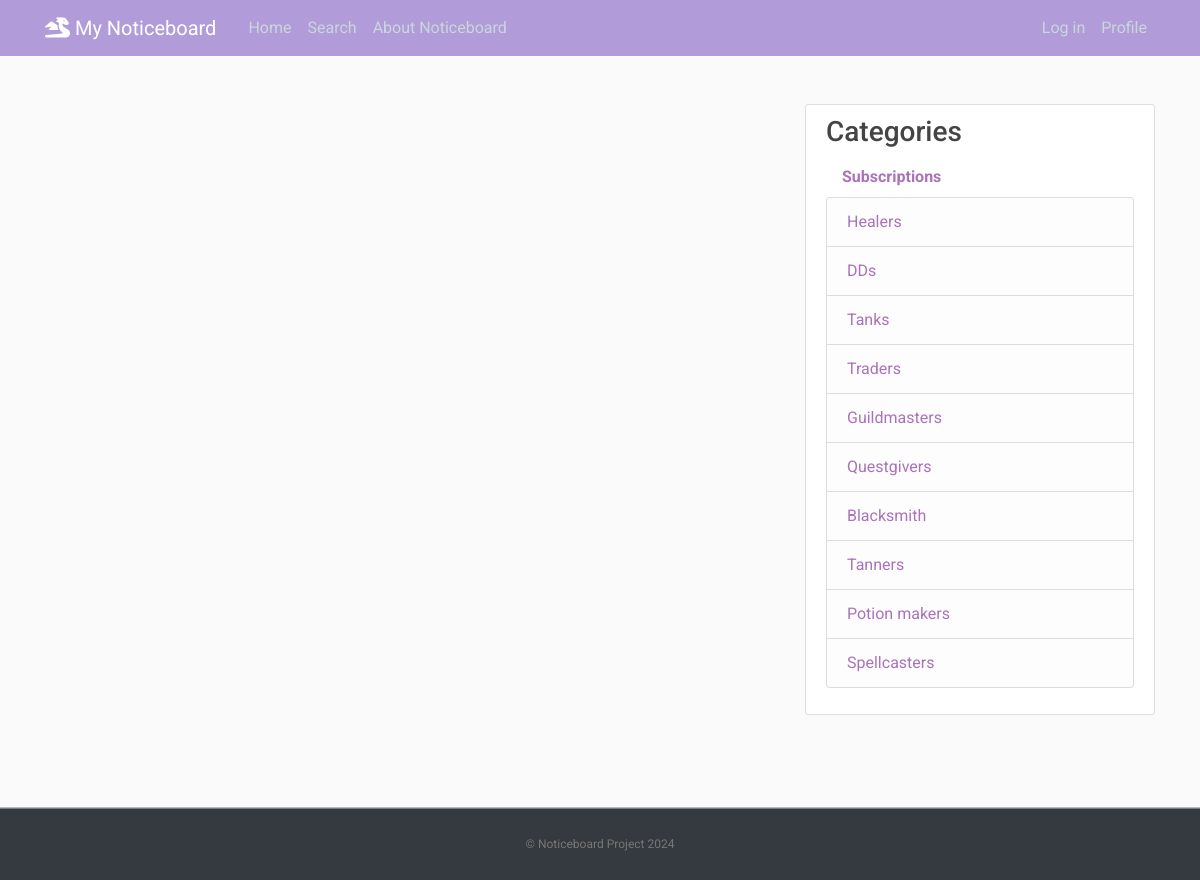
Before: / with the older database file.
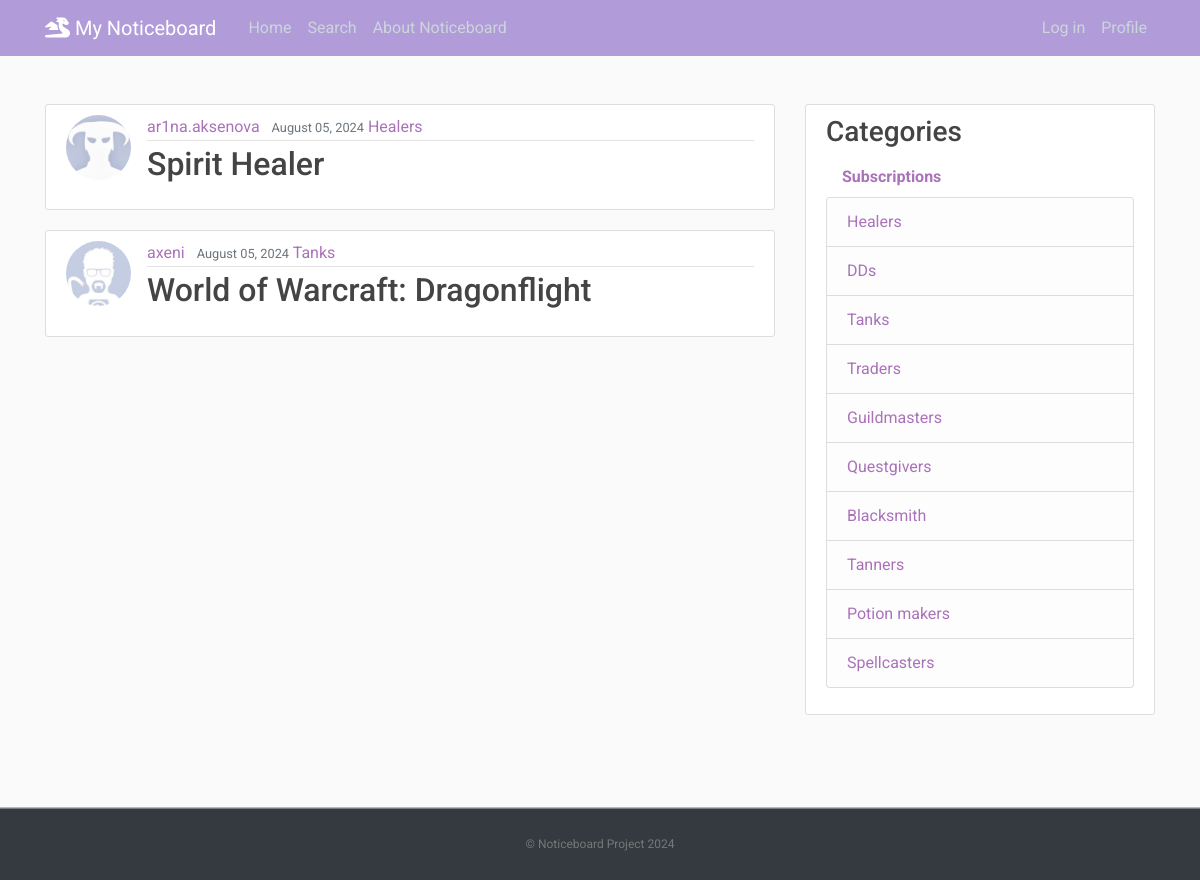
After: the same page with the newer database file.
### Noticeboard/models.py (models this page shows, shortened)
class Notice(models.Model):
    title = models.CharField(max_length=100)
    content = QuillField()
    date_posted = models.DateTimeField(auto_now_add=True)
    author = models.ForeignKey(User, on_delete=models.CASCADE)
    category = models.ForeignKey(Category, on_delete=models.CASCADE, related_name='name')

class Category(models.Model):
    category_name = models.CharField(default=1, max_length=255, unique=True)
    def __str__(self):
        return str(self.category_name)

### users/models.py (models this page shows, shortened)
class Profile(models.Model):
    user = models.OneToOneField(User, on_delete=models.CASCADE)
    image = models.ImageField(default='default.jpg', upload_to='profile_pics')

### Noticeboard/views.py (the view)
# urls.py: path('', NoticeListView.as_view(), name='noticeboard-home'),
class NoticeListView(ListView):
    model = Notice
    template_name = 'flatpages/home.html'
    context_object_name = 'notices'
    ordering = ['-date_posted']
    paginate_by = 5

### templates/flatpages/home.html (shortened to what this page needs)
{% extends "flatpages/base.html" %}
{% block content %}
    {% for notice in notices %}
        <article class="media content-section">
          <img class="rounded-circle article-img" src="{{ notice.author.profile.image.url }}">
          <div class="media-body">
            <div class="article-metadata">
              <a class="mr-2" style="color:#AA72B9;" href="{% url 'users-notices' notice.author.username %}">{{ notice.author }}</a>
              <small class="text-muted">{{ notice.date_posted|date:"F d, Y" }}</small>
              <a class="mr-2" style="color:#AA72B9;" href="{% url 'category' notice.category.id %}">{{ notice.category }}</a>
            </div>
            <h2><a class="article-title" href="{% url 'notice-detail' notice.id %}">{{ notice.title }}</a></h2>
          </div>
        </article>
    {% endfor %}
{% endblock content %}

### templates/flatpages/base.html (shortened to what this page needs)
﻿{% load static %}
<!DOCTYPE html>
<html>
<head>
     <link rel="stylesheet" href="https://maxcdn.bootstrapcdn.com/bootstrap/4.0.0/css/bootstrap.min.css">
     <link rel="stylesheet" type="text/css" href="{% static 'css/main.css' %}">
     <link rel="stylesheet" href="https://cdnjs.cloudflare.com/ajax/libs/font-awesome/6.6.0/css/all.min.css" />
</head>
<body>
    <header class="site-header">
      <nav class="navbar navbar-expand-md navbar-dark bg-blue fixed-top">
        <div class="container">
          <a class="navbar-brand mr-4" href="{% url 'noticeboard-home' %}"><i class="fa-solid fa-dragon fa-bounce"></i> My Noticeboard</a>
          <div class="collapse navbar-collapse" id="navbarToggle">
            <div class="navbar-nav mr-auto">
              <a class="nav-item nav-link " href="{% url 'noticeboard-home' %}">Home</a>
              <a class="nav-item nav-link" href="{% url 'categories' %}">Search</a>
              <a class="nav-item nav-link" href="{% url 'about-noticeboard' %}">About Noticeboard</a>
            </div>
            <div class="navbar-nav">
              {% if user.is_authenticated %}
                <a class="nav-item nav-link" href="{% url 'notice-create' %}">New notice</a>
                <a class="nav-item nav-link" href="{% url 'my-notices' %}">My notices</a>
                <a class="nav-item nav-link" href="{% url 'account_logout' %}">Log out</a>
              {% else %}
                <a class="nav-item nav-link" href="{% url 'account_login' %}">Log in</a>
              {% endif %}
            <a class="nav-item nav-link" href="{% url 'profile' %}">Profile</a>
            </div>
          </div>
        </div>
      </nav>
    </header>
    <main role="main" class="container">
      <div class="row">
        <div class="col-md-8">
        {% block content %}{% endblock %}
        </div>
        {% load mptt_tags %}
        <div class="col-md-4">
          <div class="content-section">
            <h3><a class="article-title" href="{% url 'categories' %}">Categories</a></h3>
            <a class="nav-item nav-link" style="font-weight:bold; color: #AA72B9" href="{% url 'subscriptions' %}">Subscriptions</a>
              <ul class="list-group">
                    <li class="list-group-item list-group-item-light"><a style="color: #AA72B9" href="/category/2">Healers</a></li>
                    <li class="list-group-item list-group-item-light"><a style="color: #AA72B9" href="/category/3">DDs</a></li>
                    <li class="list-group-item list-group-item-light"><a style="color: #AA72B9" href="/category/1">Tanks</a></li>
                    <li class="list-group-item list-group-item-light"><a style="color: #AA72B9" href="/category/4">Traders</a></li>
                    <li class="list-group-item list-group-item-light"><a style="color: #AA72B9" href="/category/5">Guildmasters</a></li>
                    <li class="list-group-item list-group-item-light"><a style="color: #AA72B9" href="/category/6">Questgivers</a></li>
                    <li class="list-group-item list-group-item-light"><a style="color: #AA72B9" href="/category/7">Blacksmith</a></li>
                    <li class="list-group-item list-group-item-light"><a style="color: #AA72B9" href="/category/8">Tanners</a></li>
                    <li class="list-group-item list-group-item-light"><a style="color: #AA72B9" href="/category/9">Potion makers</a></li>
                    <li class="list-group-item list-group-item-light"><a style="color: #AA72B9" href="/category/10">Spellcasters</a></li>
              </ul>
          </div>
        </div>
      </div>
    </main>
    <footer class="text-center bg-dark">
      <p><a href="{% url 'noticeboard-home' %}">© Noticeboard Project 2024</a></p>
    </footer>
</body>
</html>

### static/css/main.css (style rules this page uses)
body, html { width:100%; height:100% }
body { margin:0; padding:0; background: #fafafa; color: #333333; margin-top: 5rem; font-family:Roboto; }
h1, h2, h3, h4, h5, h6 { color: #444444; }
ul { margin: 0; }
.bg-blue { background-color: #B19CD9; }
.site-header .navbar-nav .nav-link { color: #cbd5db; }
.content-section { background: #ffffff; padding: 10px 20px; border: 1px solid #dddddd; border-radius: 3px; margin-bottom: 20px; }
.article-title { color: #444444; }
.article-img { height: 65px; width: 65px; margin-right: 16px; }
.article-metadata { padding-bottom: 1px; margin-bottom: 4px; border-bottom: 1px solid #e3e3e3 }
footer { position: sticky!important; top: 100%; padding-top:25px; padding-bottom:25px; border-top:1px solid #ddd; }
footer p { margin:2px; text-align:center; padding:0 40px; color:#fff; font-size:12px; }
footer a { color:#777 }

Changed rows visible on the page:
added Notice: author.profile.image (placeholder picture), author "ar1na.aksenova", date_posted "August 05, 2024", category "Healers", title "Spirit Healer"
added Notice: author.profile.image (picture), author "axeni", date_posted "August 05, 2024", category "Tanks", title "World of Warcraft: Dragonflight"
